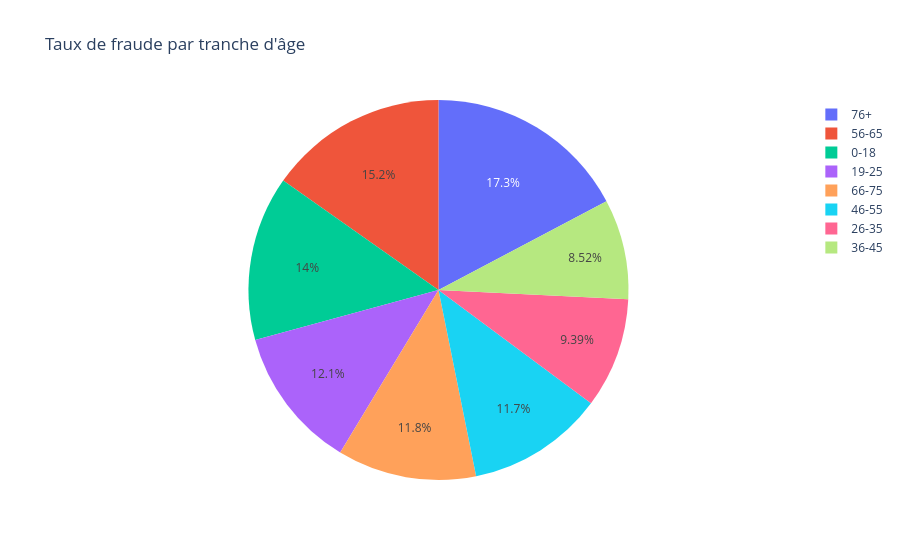

Write notebook code for a chart like this one.
### Markdown cell above
## Pie char ou histogramme du taux de fraude par tranche d'age

### Code cell
# Création du diagramme circulaire
fig2 = px.pie(fraud_rate_by_age, 
             values='fraud_rate', 
             names='category', 
             title="Taux de fraude par tranche d'âge")

fig2.show()

### Figure 1 — Plotly figure (JSON) as saved in the notebook; plotly's stock layout.template omitted (floating-point values rounded to 4 significant figures)
{"data": [{"domain": {"x": [0, 1], "y": [0, 1]}, "hovertemplate": "category=%{label}<br>fraud_rate=%{value}<extra></extra>", "labels": ["0-18", "19-25", "26-35", "36-45", "46-55", "56-65", "66-75", "76+"], "legendgroup": "", "name": "", "showlegend": true, "type": "pie", "values": [0.7072, 0.6106, 0.474, 0.4298, 0.5881, 0.7687, 0.5971, 0.8711]}], "layout": {"autosize": true, "legend": {"tracegroupgap": 0}, "title": {"text": "Taux de fraude par tranche d'âge"}}}
